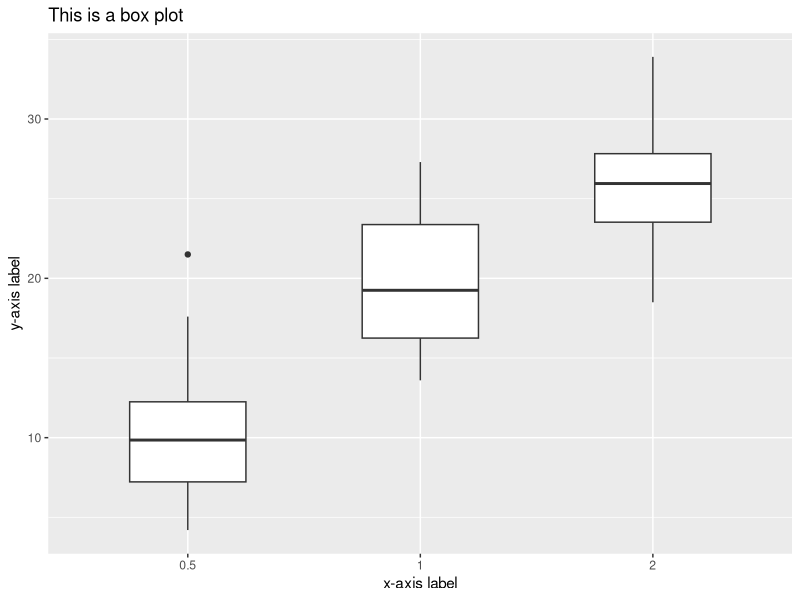

The R source for this figure: (Note: this script raises an error after producing the figure.)
library(ggplot2)

ToothGrowth$dose <- as.factor(ToothGrowth$dose)

# Basic box plot
p <- ggplot(ToothGrowth, aes(x=dose, y=len)) +
  geom_boxplot(width = 0.5) +
  labs(
    title = "This is a box plot",
    x = "x-axis label",
    y = "y-axis label",
  )

p +
  default_theme +
  add_grid_lines(horizontal = TRUE)

# Box plot with colors
p <- ggplot(ToothGrowth, aes(x=dose, y=len, fill=dose)) +
  geom_boxplot(width = 0.5) +
  #scale_fill_manual(values=cgd_palette(palette_name = "categorical", n = 3)) +
  labs(
    title = "This is a box plot with colors",
    x = "x-axis label",
    y = "y-axis label",
  )

p + add_labels()
  default_theme +
  add_grid_lines(horizontal = TRUE)
